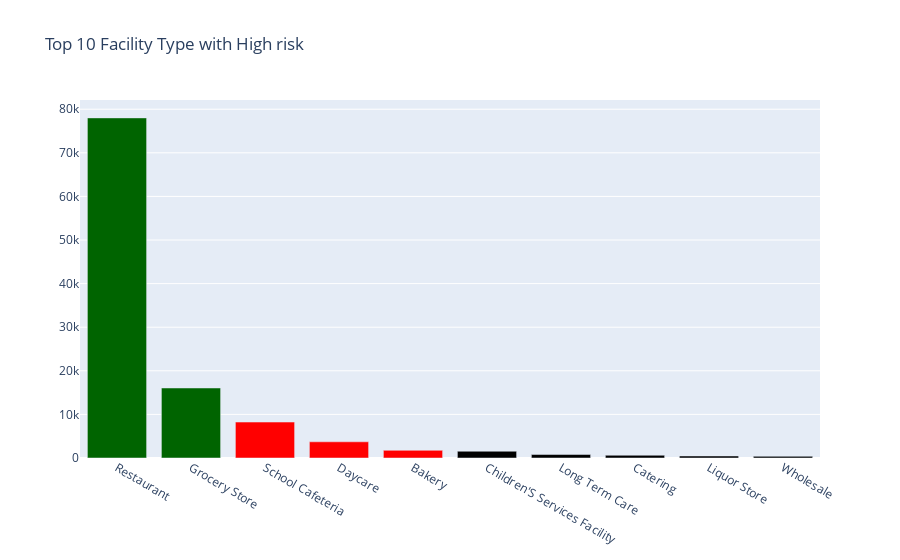

Notebook code for this chart:
### Code cell
#Analysis on the top facilities that are categorised as high risk

high_risk=establishments_dimension[establishments_dimension.Risk=='Risk 1 (High)']
high_risk.head()

data = [
    go.Bar(
        x = establishments_dimension['Facility_Type'].value_counts()[:10].keys().tolist(),
        y = establishments_dimension['Facility_Type'].value_counts()[:10].tolist(),
        marker = dict(
            color = [
                'rgb(0,100, 0)', 
                'rgb(0,100, 0)',
                'rgb(255, 0, 0)',
                'rgb(255, 0, 0)',
                'rgb(255, 0, 0)'
            ]
        )
    )
]

layout = go.Layout(
    title = 'Top 10 Facility Type with High risk',
)

fig = go.Figure(data = data, layout = layout)
iplot(fig, filename = 'highrisk')

### Figure 1 — Plotly figure (JSON) as saved in the notebook; plotly's stock layout.template omitted (floating-point values rounded to 4 significant figures)
{"data": [{"marker": {"color": ["rgb(0,100, 0)", "rgb(0,100, 0)", "rgb(255, 0, 0)", "rgb(255, 0, 0)", "rgb(255, 0, 0)"]}, "type": "bar", "x": ["Restaurant", "Grocery Store", "School Cafeteria", "Daycare", "Bakery", "Children'S Services Facility", "Long Term Care", "Catering", "Liquor Store", "Wholesale"], "y": [78010, 16059, 8241, 3713, 1762, 1556, 794, 626, 459, 381]}], "layout": {"title": {"text": "Top 10 Facility Type with High risk"}}}
